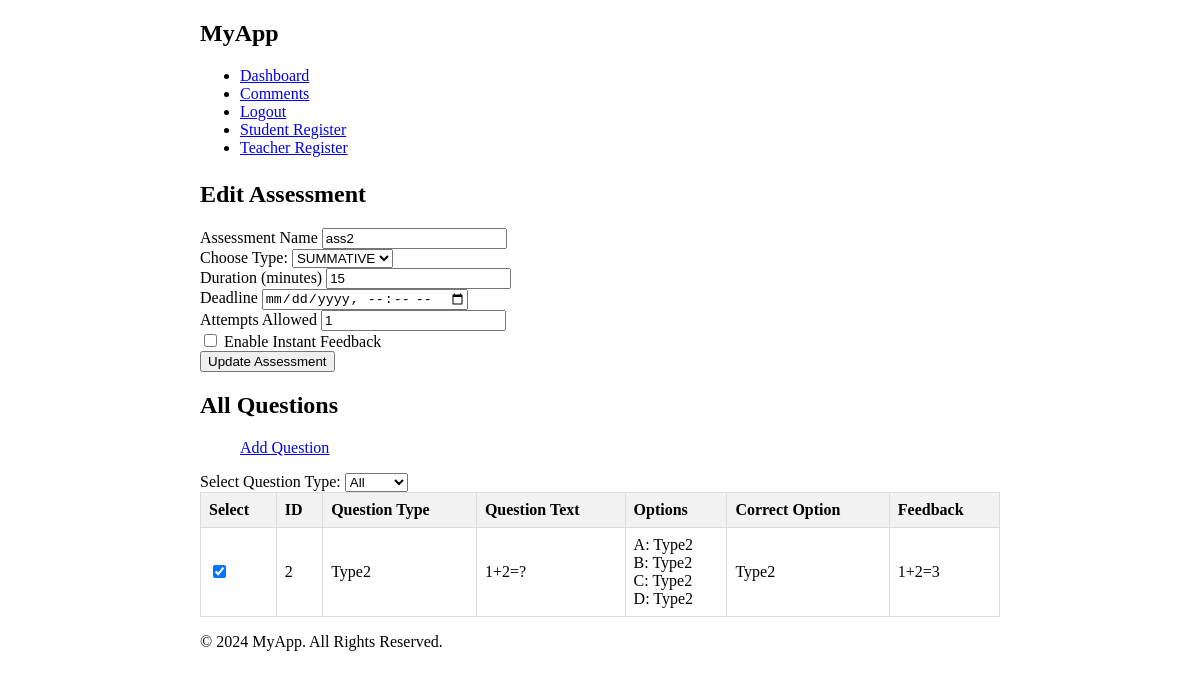
Before: /edit_assessment/2 with the older database file.
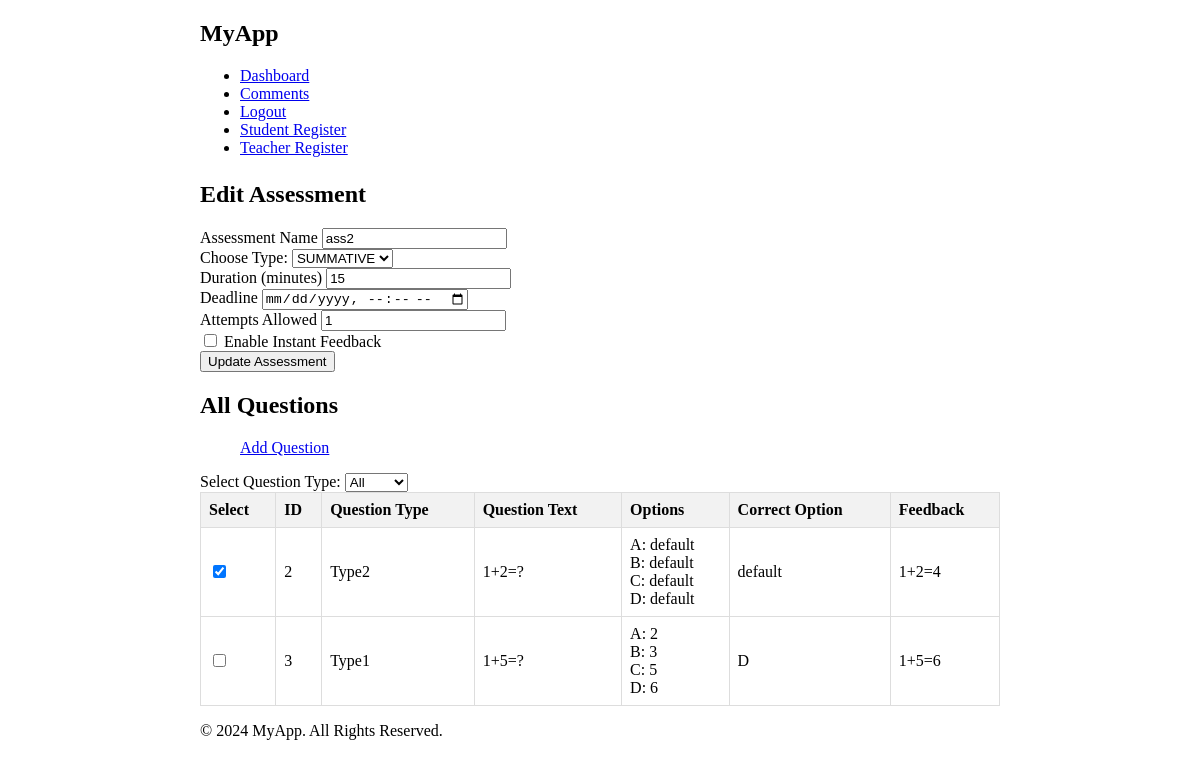
After: the same page with the newer database file.
### app/models/question.py (models this page shows)
class Question(db.Model):
    id = db.Column(db.Integer, primary_key=True)
    question_text = db.Column(db.Text, nullable=False)
    option_a = db.Column(db.String(200), nullable=False)
    option_b = db.Column(db.String(200), nullable=False)
    option_c = db.Column(db.String(200), nullable=False)
    option_d = db.Column(db.String(200), nullable=False)
    correct_option = db.Column(db.String(100), nullable=False)
    correct_answer = db.Column(db.Text, nullable=False)
    feedback = db.Column(db.Text, nullable=False)
    question_type = db.Column(db.String(50), nullable=False)

### app/routes/teacher_routes.py (the view, shortened to what this page needs)
@app.route('/edit_assessment/<int:assessment_id>', methods=['GET', 'POST'])
def edit_assessment(assessment_id):
    assessment = Assessment.query.get_or_404(assessment_id)
    questions = Question.query.all()
    return render_template('edit_assessment.html', assessment=assessment, questions=questions)

### app/templates/edit_assessment.html (shortened to what this page needs)
{% extends "base.html" %}
{% block content %}
<div class="container">
    <h2>Edit Assessment</h2>
    <form action="{{ url_for('edit_assessment', assessment_id=assessment.id) }}" method="post" id="edit-assessment-form">
        <div class="mb-3">
            <label for="name" class="form-label">Assessment Name</label>
            <input type="text" class="form-control" id="name" name="name" value="{{ assessment.name }}" required>
        </div>
        <div class="mb-3">
            <label for="assessment_type">Choose Type:</label>
            <select class="form-control" id="assessment_type" name="assessment_type" required>
                <option value="SUMMATIVE" {% if assessment.type == 'SUMMATIVE' %}selected{% endif %}>SUMMATIVE</option>
            </select>
        </div>
        <div class="mb-3">
            <label for="duration" class="form-label">Duration (minutes)</label>
            <input type="number" class="form-control" id="duration" name="duration" value="{{ assessment.parameters.get('duration') }}" required>
        </div>
        <div class="mb-3">
            <label for="deadline" class="form-label">Deadline</label>
            <input type="datetime-local" class="form-control" id="deadline" name="deadline" value="{{ assessment.deadline }}" required>
        </div>
        <div class="mb-3">
            <label for="attempts" class="form-label">Attempts Allowed</label>
            <input type="number" class="form-control" id="attempts" name="attempts" value="{{ assessment.parameters.get('attempts') }}" required>
        </div>
        <div class="mb-3">
            <div class="form-check">
                <input class="form-check-input" type="checkbox" id="feedback" name="feedback" {% if assessment.parameters.get('feedback') %}checked{% endif %}>
                <label class="form-check-label" for="feedback">
                    Enable Instant Feedback
                </label>
            </div>
        </div>
        <button type="submit" class="btn btn-primary" id="update-assessment-btn">Update Assessment</button>
    </form>
</div>
<div class="container">
    <h2>All Questions</h2>
    <ul>
        <li style="list-style-type: none"><a href="{{ url_for('add_question') }}" class="btn btn-success">Add Question</a></li>
    </ul>
    <form action="{{ url_for('manage_questions') }}" method="get" class="mb-3">
        <label for="type">Select Question Type:</label>
        <select name="type" id="questions" class="form-select" onchange="this.form.submit()">
            <option value="all" {% if selected_type == 'all' %}selected{% endif %}>All</option>
        </select>
    </form>
    <form method="post">
        <table class="custom-table">
            <thead>
                <tr>
                    <th>Select</th>
                    <th>ID</th>
                    <th>Question Type</th>
                    <th>Question Text</th>
                    <th>Options</th>
                    <th>Correct Option</th>
                    <th>Feedback</th>
                </tr>
            </thead>
            <tbody>
                {% for question in questions %}
                <tr>
                    <td><input type="checkbox" name="selected_questions[]" value="{{ question.id }}" {% if question in assessment.questions %}checked{% endif %}></td>
                    <td>{{ question.id }}</td>
                    <td>{{ question.question_type }}</td>
                    <td>{{ question.question_text }}</td>
                    <td>
                        A: {{ question.option_a }}<br>
                        B: {{ question.option_b }}<br>
                        C: {{ question.option_c }}<br>
                        D: {{ question.option_d }}
                    </td>
                    <td>{{ question.correct_option }}</td>
                    <td>{{ question.feedback }}</td>
                </tr>
                {% endfor %}
            </tbody>
        </table>
    </form>
</div>
{% endblock %}

Changed rows visible on the page:
changed Question "Type2": option_a "Type2" → "default"; option_b "Type2" → "default"; option_c "Type2" → "default"; option_d "Type2" → "default"; correct_option "Type2" → "default"; feedback "1+2=3" → "1+2=4"
added Question: id "3", question_type "Type1", question_text "1+5=?", option_a "2", option_b "3", option_c "5", option_d "6", correct_option "D", feedback "1+5=6"
